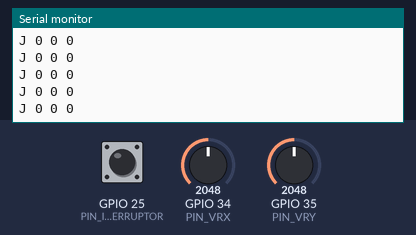
Simulated run of this program. Board: ESP32. Parts: the last lines printed to the serial monitor. The inputs (shaded band) are chosen by the test bench; at power-on: GPIO 34 (PIN_VRX) = 2048, GPIO 35 (PIN_VRY) = 2048, GPIO 25 (PIN_INTERRUPTOR) HIGH. WiFi joins after 1.5 s; servers stay silent unless stated.

Above: at 3.0 s.
3.1 s: GPIO 34 (PIN_VRX) set to 2866
At 3.15 s:
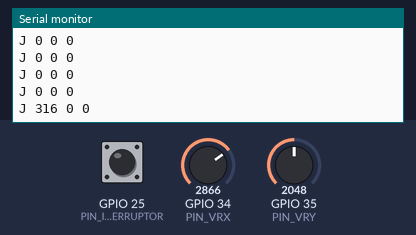
4.6 s: GPIO 35 (PIN_VRY) set to 2866
At 4.61 s:
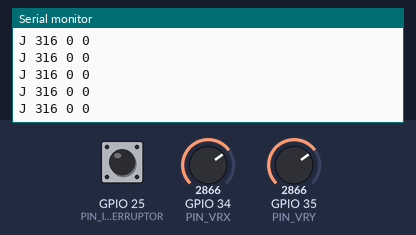
6.1 s: GPIO 25 (PIN_INTERRUPTOR) pulled LOW for 0.15 s
At 6.16 s:
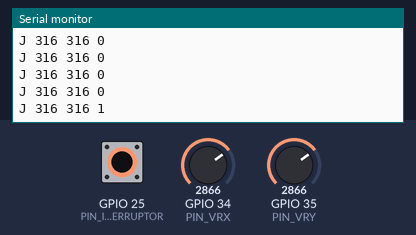
7.7 s: GPIO 34 (PIN_VRX) set to 3603
At 7.72 s:
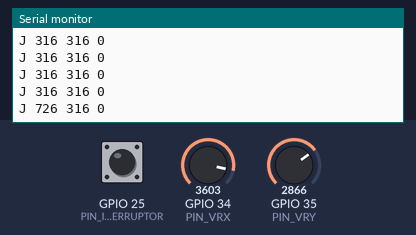
9.2 s: GPIO 25 (PIN_INTERRUPTOR) pulled LOW for 1 s
At 9.22 s:
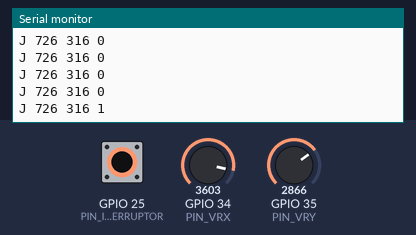
11.7 s: GPIO 35 (PIN_VRY) set to 3603
At 11.73 s:
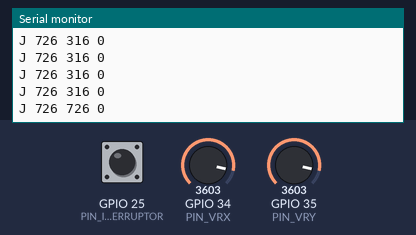
Timing chart, 0 to 14.2 s (numbered marks = the images above; inputs shaded):
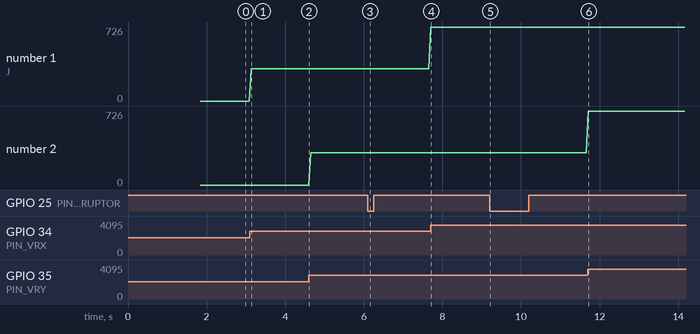

Measured:
- after the input at 3.1 s, the serial monitor: prints a new line at once (image 1)
- after the input at 6.1 s, the serial monitor: prints a new line after 0.05 s (image 3)
- after the input at 7.7 s, the serial monitor: prints a new line at once (image 4)
- after the input at 9.2 s, the serial monitor: prints a new line at once (image 5)
- after the input at 11.7 s, the serial monitor: prints a new line at once (image 6)
- plotted number 1: 0 → 316 after the input at 3.1 s, 316 → 726 after the input at 7.7 s

The program:

main.cpp
```cpp
// Joystick inalámbrico del seguidor.
// Lee un joystick analógico y un switch, y envía por UDP a la Raspberry
// paquetes "J <x> <y> <manual>\n" a 20 Hz, con x e y en el rango -1000..1000.

#include <Arduino.h>
#include <WiFi.h>
#include <WiFiUdp.h>
#include "secrets.h"   // WIFI_SSID y WIFI_PASS, fuera del repositorio (ver secrets.example.h)

// Pines. Los ejes usan ADC1 porque ADC2 no se puede leer con el WiFi activo.
const int PIN_VRX = 34;
const int PIN_VRY = 35;
const int PIN_INTERRUPTOR = 25;  // switch a GND con pull-up interno

const char *IP_RASPBERRY = "192.168.0.50";
const uint16_t PUERTO = 5005;

const int ZONA_MUERTA = 250;     // cuentas de ADC alrededor del centro que se toman como 0
const uint32_t PERIODO_MS = 50;

WiFiUDP udp;
int centro_x = 0;
int centro_y = 0;
uint32_t t_ultimo_envio = 0;

// El centro real de cada eje varía entre joysticks, así que se mide al
// arrancar promediando 32 lecturas con la palanca suelta.
int medir_centro(int pin) {
  long suma = 0;
  for (int i = 0; i < 32; i++) {
    suma += analogRead(pin);
    delay(5);
  }
  return suma / 32;
}

// Promedio de 8 lecturas para filtrar el ruido del ADC del ESP32.
int leer_promedio(int pin) {
  long suma = 0;
  for (int i = 0; i < 8; i++) {
    suma += analogRead(pin);
  }
  return suma / 8;
}

// Escala la lectura a -1000..1000. Cada mitad se escala por separado porque
// el centro no cae justo en 2048, y así ambos extremos llegan a ±1000.
int normalizar(int crudo, int centro) {
  int d = crudo - centro;
  if (abs(d) < ZONA_MUERTA) {
    return 0;
  }
  long valor;
  if (d > 0) {
    valor = (long)(d - ZONA_MUERTA) * 1000 / (4095 - centro - ZONA_MUERTA);
  } else {
    valor = (long)(d + ZONA_MUERTA) * 1000 / (centro - ZONA_MUERTA);
  }
  return constrain(valor, -1000, 1000);
}

void conectar_wifi() {
  WiFi.mode(WIFI_STA);
  WiFi.begin(WIFI_SSID, WIFI_PASS);
  Serial.print("Conectando a WiFi");
  while (WiFi.status() != WL_CONNECTED) {
    delay(250);
    Serial.print(".");
  }
  Serial.print(" conectado, IP del ESP32: ");
  Serial.println(WiFi.localIP());
}

void setup() {
  Serial.begin(115200);
  pinMode(PIN_INTERRUPTOR, INPUT_PULLUP);

  // La palanca tiene que estar suelta durante el arranque.
  centro_x = medir_centro(PIN_VRX);
  centro_y = medir_centro(PIN_VRY);
  Serial.printf("Centro medido: X=%d Y=%d\n", centro_x, centro_y);

  conectar_wifi();
}

void loop() {
  // Sin WiFi no se envía nada. El stack del ESP32 reconecta solo, y del lado
  // de la Raspberry el nodo detecta la falta de paquetes y pone los ejes en cero.
  if (WiFi.status() != WL_CONNECTED) {
    return;
  }

  if (millis() - t_ultimo_envio < PERIODO_MS) {
    return;
  }
  t_ultimo_envio = millis();

  int x = normalizar(leer_promedio(PIN_VRX), centro_x);
  int y = normalizar(leer_promedio(PIN_VRY), centro_y);
  int manual = (digitalRead(PIN_INTERRUPTOR) == LOW) ? 1 : 0;

  char mensaje[32];
  snprintf(mensaje, sizeof(mensaje), "J %d %d %d\n", x, y, manual);

  udp.beginPacket(IP_RASPBERRY, PUERTO);
  udp.print(mensaje);
  udp.endPacket();

  Serial.print(mensaje);
}
```

secrets.example.h
```cpp
// Copiar como secrets.h y completar con los datos de la red.
// secrets.h está en el .gitignore.
#pragma once

#define WIFI_SSID "nombre_de_la_red"
#define WIFI_PASS "contraseña"
```
